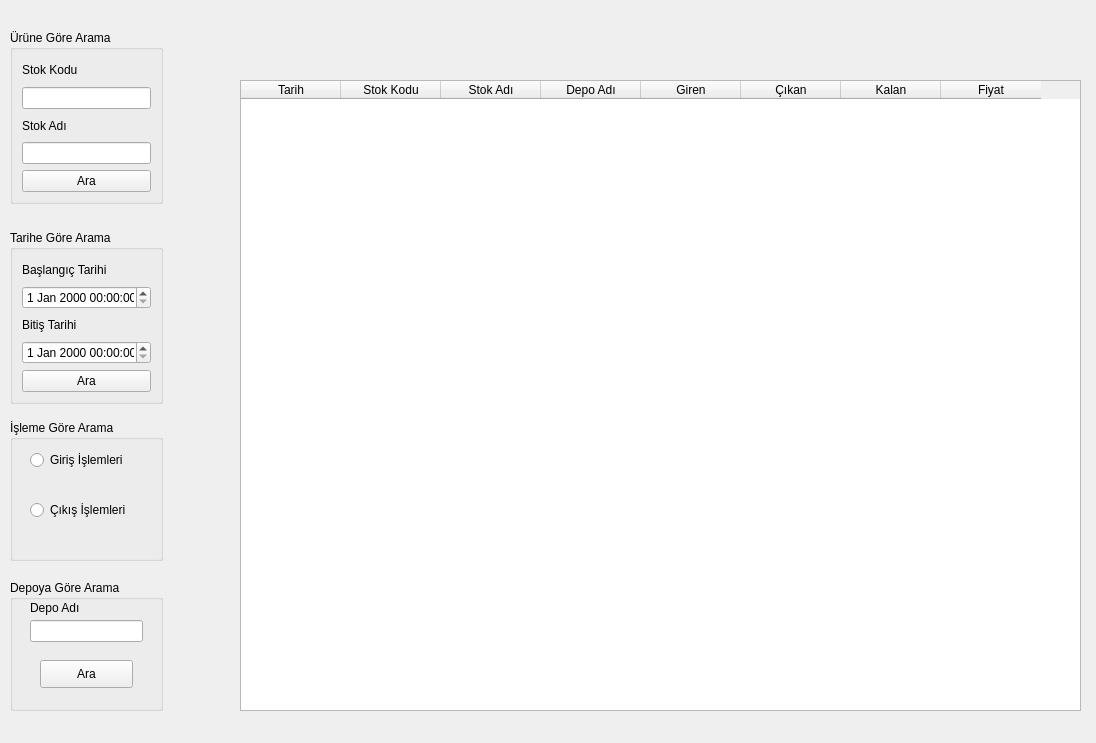
<?xml version="1.0" encoding="UTF-8"?>
<ui version="4.0">
 <class>Form</class>
 <widget class="QWidget" name="Form">
  <property name="geometry">
   <rect>
    <x>0</x>
    <y>0</y>
    <width>1096</width>
    <height>743</height>
   </rect>
  </property>
  <property name="windowTitle">
   <string>Form</string>
  </property>
  <widget class="QGroupBox" name="groupBox">
   <property name="geometry">
    <rect>
     <x>10</x>
     <y>30</y>
     <width>153</width>
     <height>174</height>
    </rect>
   </property>
   <property name="title">
    <string>Ürüne Göre Arama</string>
   </property>
   <layout class="QHBoxLayout" name="horizontalLayout">
    <item>
     <layout class="QVBoxLayout" name="verticalLayout_3">
      <item>
       <widget class="QLabel" name="label_3">
        <property name="text">
         <string>Stok Kodu</string>
        </property>
       </widget>
      </item>
      <item>
       <widget class="QLineEdit" name="lineEdit"/>
      </item>
      <item>
       <widget class="QLabel" name="label_4">
        <property name="text">
         <string>Stok Adı</string>
        </property>
       </widget>
      </item>
      <item>
       <widget class="QLineEdit" name="lineEdit_2"/>
      </item>
      <item>
       <widget class="QPushButton" name="pushButton">
        <property name="text">
         <string>Ara</string>
        </property>
       </widget>
      </item>
     </layout>
    </item>
   </layout>
  </widget>
  <widget class="QWidget" name="verticalLayoutWidget">
   <property name="geometry">
    <rect>
     <x>240</x>
     <y>80</y>
     <width>841</width>
     <height>631</height>
    </rect>
   </property>
   <layout class="QVBoxLayout" name="verticalLayout">
    <item>
     <widget class="QTableWidget" name="tableWidget">
      <column>
       <property name="text">
        <string>Tarih</string>
       </property>
      </column>
      <column>
       <property name="text">
        <string>Stok Kodu</string>
       </property>
      </column>
      <column>
       <property name="text">
        <string>Stok Adı</string>
       </property>
      </column>
      <column>
       <property name="text">
        <string>Depo Adı</string>
       </property>
      </column>
      <column>
       <property name="text">
        <string>Giren</string>
       </property>
      </column>
      <column>
       <property name="text">
        <string>Çıkan</string>
       </property>
      </column>
      <column>
       <property name="text">
        <string>Kalan</string>
       </property>
      </column>
      <column>
       <property name="text">
        <string>Fiyat</string>
       </property>
      </column>
     </widget>
    </item>
   </layout>
  </widget>
  <widget class="QGroupBox" name="groupBox_2">
   <property name="geometry">
    <rect>
     <x>10</x>
     <y>230</y>
     <width>153</width>
     <height>174</height>
    </rect>
   </property>
   <property name="title">
    <string>Tarihe Göre Arama</string>
   </property>
   <layout class="QVBoxLayout" name="verticalLayout_2">
    <item>
     <layout class="QGridLayout" name="gridLayout">
      <item row="0" column="0">
       <widget class="QLabel" name="label">
        <property name="text">
         <string>Başlangıç Tarihi</string>
        </property>
       </widget>
      </item>
      <item row="1" column="0">
       <widget class="QDateTimeEdit" name="dateTimeEdit"/>
      </item>
      <item row="2" column="0">
       <widget class="QLabel" name="label_2">
        <property name="text">
         <string>Bitiş Tarihi</string>
        </property>
       </widget>
      </item>
      <item row="3" column="0">
       <widget class="QDateTimeEdit" name="dateTimeEdit_2"/>
      </item>
      <item row="4" column="0">
       <widget class="QPushButton" name="pushButton_2">
        <property name="text">
         <string>Ara</string>
        </property>
       </widget>
      </item>
     </layout>
    </item>
   </layout>
  </widget>
  <widget class="QGroupBox" name="groupBox_3">
   <property name="geometry">
    <rect>
     <x>10</x>
     <y>420</y>
     <width>153</width>
     <height>141</height>
    </rect>
   </property>
   <property name="title">
    <string>İşleme Göre Arama</string>
   </property>
   <widget class="QRadioButton" name="radioButton">
    <property name="geometry">
     <rect>
      <x>20</x>
      <y>30</y>
      <width>105</width>
      <height>20</height>
     </rect>
    </property>
    <property name="text">
     <string>Giriş İşlemleri</string>
    </property>
   </widget>
   <widget class="QRadioButton" name="radioButton_2">
    <property name="geometry">
     <rect>
      <x>20</x>
      <y>80</y>
      <width>106</width>
      <height>20</height>
     </rect>
    </property>
    <property name="text">
     <string>Çıkış İşlemleri</string>
    </property>
   </widget>
  </widget>
  <widget class="QGroupBox" name="groupBox_4">
   <property name="geometry">
    <rect>
     <x>10</x>
     <y>580</y>
     <width>153</width>
     <height>131</height>
    </rect>
   </property>
   <property name="title">
    <string>Depoya Göre Arama</string>
   </property>
   <widget class="QPushButton" name="pushButton_3">
    <property name="geometry">
     <rect>
      <x>30</x>
      <y>80</y>
      <width>93</width>
      <height>28</height>
     </rect>
    </property>
    <property name="text">
     <string>Ara</string>
    </property>
   </widget>
   <widget class="QLineEdit" name="lineEdit_3">
    <property name="geometry">
     <rect>
      <x>20</x>
      <y>40</y>
      <width>113</width>
      <height>22</height>
     </rect>
    </property>
   </widget>
   <widget class="QLabel" name="label_5">
    <property name="geometry">
     <rect>
      <x>20</x>
      <y>20</y>
      <width>57</width>
      <height>16</height>
     </rect>
    </property>
    <property name="text">
     <string>Depo Adı</string>
    </property>
   </widget>
  </widget>
 </widget>
 <resources/>
 <connections/>
</ui>
